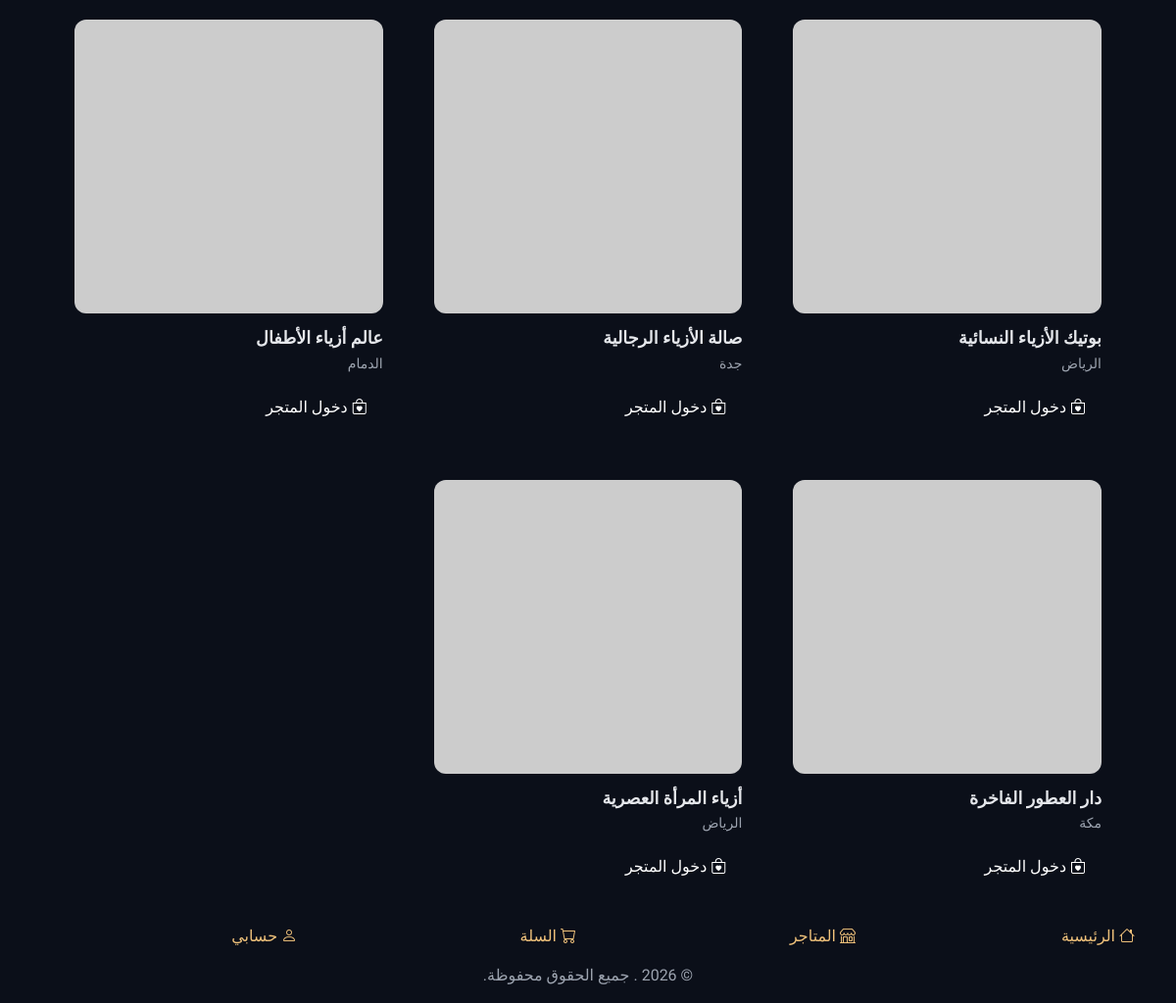
The page /search/ (lower part) on the database as committed earlier.
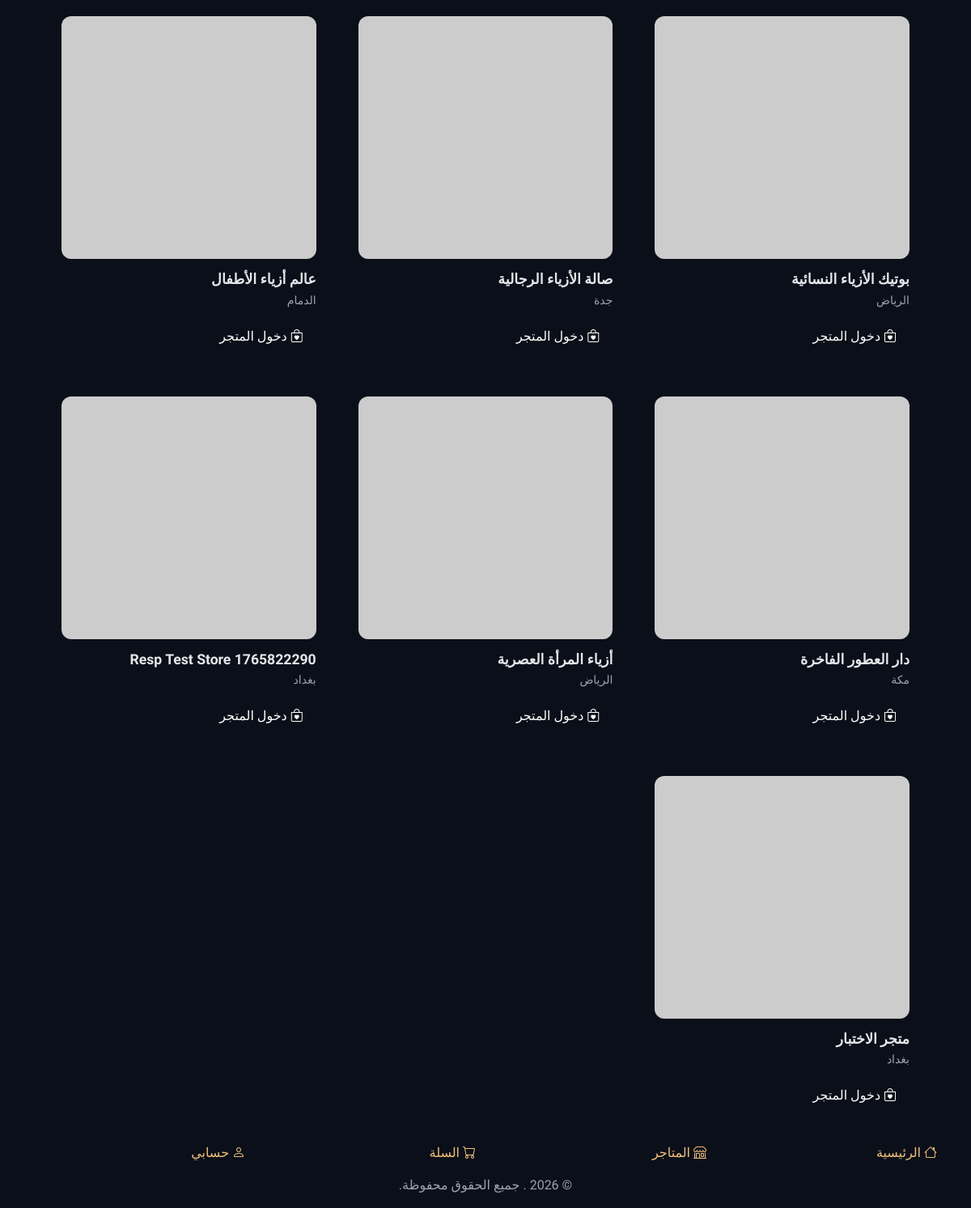
The same page on the database as committed later.
### core/models.py (models this page shows, shortened)
class Store(models.Model):
    CATEGORY_CHOICES = [
        ('women', 'ملابس نسائية'),
        ('men', 'ملابس رجالية'),
        ('kids', 'ملابس أطفال'),
        ('perfumes', 'عطور'),
        ('cosmetics', 'كوزمتك'),
        ('watches', 'ساعات'),
        ('shoes', 'أحذية'),
        ('clothing', 'ملابس عامة'),
    ]
    owner = models.ForeignKey(User, on_delete=models.SET_NULL, null=True, blank=True, limit_choices_to={'role': 'store_admin'})
    name = models.CharField(max_length=200)
    city = models.CharField(max_length=100)
    address = models.TextField()
    description = models.TextField(blank=True)
    logo = models.ImageField(upload_to='stores/', blank=True, null=True)
    category = models.CharField(max_length=20, choices=CATEGORY_CHOICES, default='clothing')
    is_active = models.BooleanField(default=True)
    created_at = models.DateTimeField(auto_now_add=True)
    rating = models.DecimalField(max_digits=3, decimal_places=2, default=0.0)
    delivery_time = models.CharField(max_length=50, default='30-45 دقيقة')
    delivery_fee = models.DecimalField(max_digits=10, decimal_places=2, default=1000.00)
    status = models.CharField(max_length=10, choices=[('DRAFT','مسودة'),('ACTIVE','نشط'),('DISABLED','غير نشط')], default='ACTIVE')
    primary_color = models.CharField(max_length=7, blank=True, default='')
    secondary_color = models.CharField(max_length=7, blank=True, default='')
    free_delivery_threshold = models.DecimalField(max_digits=10, decimal_places=2, null=True, blank=True)
    currency = models.CharField(max_length=10, default='IQD')
    owner_phone = models.CharField(max_length=20, blank=True, default='')
    owner_contact_name = models.CharField(max_length=100, blank=True, default='')
    owner_profile = models.ForeignKey('StoreOwner', on_delete=models.SET_NULL, null=True, blank=True)
    owner_user = models.ForeignKey(User, on_delete=models.SET_NULL, null=True, blank=True, related_name='owned_store')
    delivery_time_value = models.PositiveIntegerField(default=0)
    delivery_time_unit = models.CharField(max_length=10, choices=[('hour','ساعة'),('day','يوم')], blank=True, default='')
    latitude = models.DecimalField(max_digits=9, decimal_places=6, blank=True, null=True)
    longitude = models.DecimalField(max_digits=9, decimal_places=6, blank=True, null=True)
    formatted_address = models.TextField(blank=True)
    negotiation_enabled = models.BooleanField(default=True)
    negotiation_max_price = models.DecimalField(max_digits=10, decimal_places=2, null=True, blank=True)
    @property
    def main_logo_url(self):
        try:
            if self.logo:
                thumb = get_imagefield_thumbnail_url(self.logo, 320, 'stores/thumbs')
                if thumb:
                    return thumb
                return self.logo.url
        except Exception:
            pass
        from .models import Product
        p = Product.objects.filter(store=self).prefetch_related('images').first()
        if p:
            img = p.main_image or p.images.first()
            if img:
                u = img.get_thumbnail_url()
                if u:
                    return u
        return os.environ.get('DEFAULT_PLACEHOLDER_IMAGE_URL', 'https://placehold.co/120x120?text=Store')

### core/views.py (the view, shortened to what this page needs)
# urls.py: path('search/', views.search, name='search'),
def search(request):
    q = (request.GET.get('q') or '').strip()
    search_type = (request.GET.get('type') or 'all').strip()
    category = (request.GET.get('category') or '').strip()
    store_category = (request.GET.get('store_category') or '').strip()
    city = (request.GET.get('city') or '').strip()
    min_price = request.GET.get('min_price')
    max_price = request.GET.get('max_price')
    sort = (request.GET.get('sort') or '').strip()
    from django.db.models import Q
    product_qs = Product.objects.filter(is_active=True).select_related('store').prefetch_related('images')
    store_qs = Store.objects.filter(is_active=True)
    product_types_map = {
        'shirt': ['قميص', 'قمصان', 'shirt'],
        'pants': ['بنطلون', 'بنطال', 'pants'],
        'dress': ['فستان', 'فساتين', 'dress'],
        'tracksuit': ['تراك', 'ترنج', 'tracksuit'],
        'shoes': ['حذاء', 'أحذية', 'shoes'],
    }
    product_types = [
        ('shirt', 'قميص'),
        ('pants', 'بنطلون'),
        ('dress', 'فساتين'),
        ('tracksuit', 'تراك'),
        ('shoes', 'أحذية'),
    ]
    if q:
        product_qs = product_qs.filter(Q(name__icontains=q) | Q(description__icontains=q) | Q(store__name__icontains=q))
        store_qs = store_qs.filter(Q(name__icontains=q) | Q(description__icontains=q) | Q(city__icontains=q))
    if store_category:
        store_qs = store_qs.filter(category=store_category)
        product_qs = product_qs.filter(store__category=store_category)
    if city:
        product_qs = product_qs.filter(store__city=city)
        store_qs = store_qs.filter(city=city)
    try:
        if min_price:
            product_qs = product_qs.filter(base_price__gte=float(min_price))
        if max_price:
            product_qs = product_qs.filter(base_price__lte=float(max_price))
    except ValueError:
        pass
    store_categories_all = getattr(Store, 'CATEGORY_CHOICES', [])
    allowed_store = ['women','men','kids','cosmetics','watches','perfumes','shoes']
    product_categories = product_types
    store_categories = [c for c in store_categories_all if c[0] in allowed_store]
    cities = Store.objects.filter(is_active=True).values_list('city', flat=True).distinct()
    products = product_qs[:24]
    stores = store_qs[:24]
    context = {
        'q': q,
        'products': products if search_type in ['all', 'products'] else [],
        'stores': stores if search_type in ['all', 'stores'] else [],
        'product_categories': product_categories,
        'store_categories': store_categories,
        'cities': cities,
        'selected_type': search_type,
        'selected_category': category,
        'selected_store_category': store_category,
        'selected_city': city,
        'selected_min_price': min_price or '',
        'selected_max_price': max_price or '',
        'selected_sort': sort,
        'cart_items_count': cart_count(request.session.get('cart', [])),
    }
    return render(request, 'search/results.html', context)

### core/context_processors.py (called while the page is built)
def site_settings(request):
    try:
        settings_obj, created = SiteSettings.objects.get_or_create(id=1)
    except Exception:
        settings_obj = SimpleNamespace(site_name='متجر الملابس', phone='', email='', theme='dark')
    features = dict(getattr(settings, 'FEATURE_FLAGS', {}) or {})
    features.setdefault('NEGOTIATION_ENABLED', True)
    cached = cache.get('feature_flags_cache')
    if cached is None:
        try:
            objs = FeatureFlag.objects.all()
            cached = {o.key: bool(o.enabled) for o in objs}
        except Exception:
            cached = {}
        cache.set('feature_flags_cache', cached, 300)
    for k, v in (cached or {}).items():
        features[k] = v
    return {'settings': settings_obj, 'features': features}

### core/models.py (called while the page is built, shortened)
    @property
    def main_image(self):
        return self.images.filter(is_main=True).first()

    def get_image_url(self):
        try:
            if self.image_url:
                return self.image_url
        except Exception:
            return 'https://placehold.co/300x300?text=Image'

### core/templatetags/math_filters.py (called while the page is built)
def _to_arabic_indic(s: str) -> str:
    return ''.join(ARABIC_INDIC_MAP.get(ch, ch) for ch in s)

### core/templates/search/results.html (shortened to what this page needs)
{% extends 'base.html' %}
{% load math_filters %}
{% block content %}
<div class="container-fluid px-0">
    <div class="container container-desktop-only px-3">
    {% if stores %}
    <div class="row g-3">
        {% for store in stores %}
        <div class="col-lg-4 col-md-6">
            <div class="store-card">
                {% if store.main_logo_url %}
                    <img src="{{ store.main_logo_url }}" alt="{{ store.name }}" class="store-image" onerror="this.onerror=null;this.src='https://placehold.co/320x220?text=Store'">
                {% else %}
                    <div class="store-image d-flex align-items-center justify-content-center" style="background: linear-gradient(45deg, var(--copper), var(--copper-dark)); color: white;">
                        <i class="bi bi-shop" style="font-size: 3rem;"></i>
                    </div>
                {% endif %}
                <div class="store-name">{{ store.name }}</div>
                <small class="text-muted">{{ store.city }}</small>
                <a href="{% url 'store_detail' store.id %}" class="visit-btn d-block mt-2">
                    <i class="bi bi-bag-heart"></i> دخول المتجر
                </a>
            </div>
        </div>
        {% endfor %}
    </div>
    {% endif %}
    </div>
</div>
{% endblock %}

Rows that differ between the two databases and show on the page:
added Store: name "Resp Test Store 1765822290", city "بغداد"
added Store: name "متجر الاختبار", city "بغداد"
